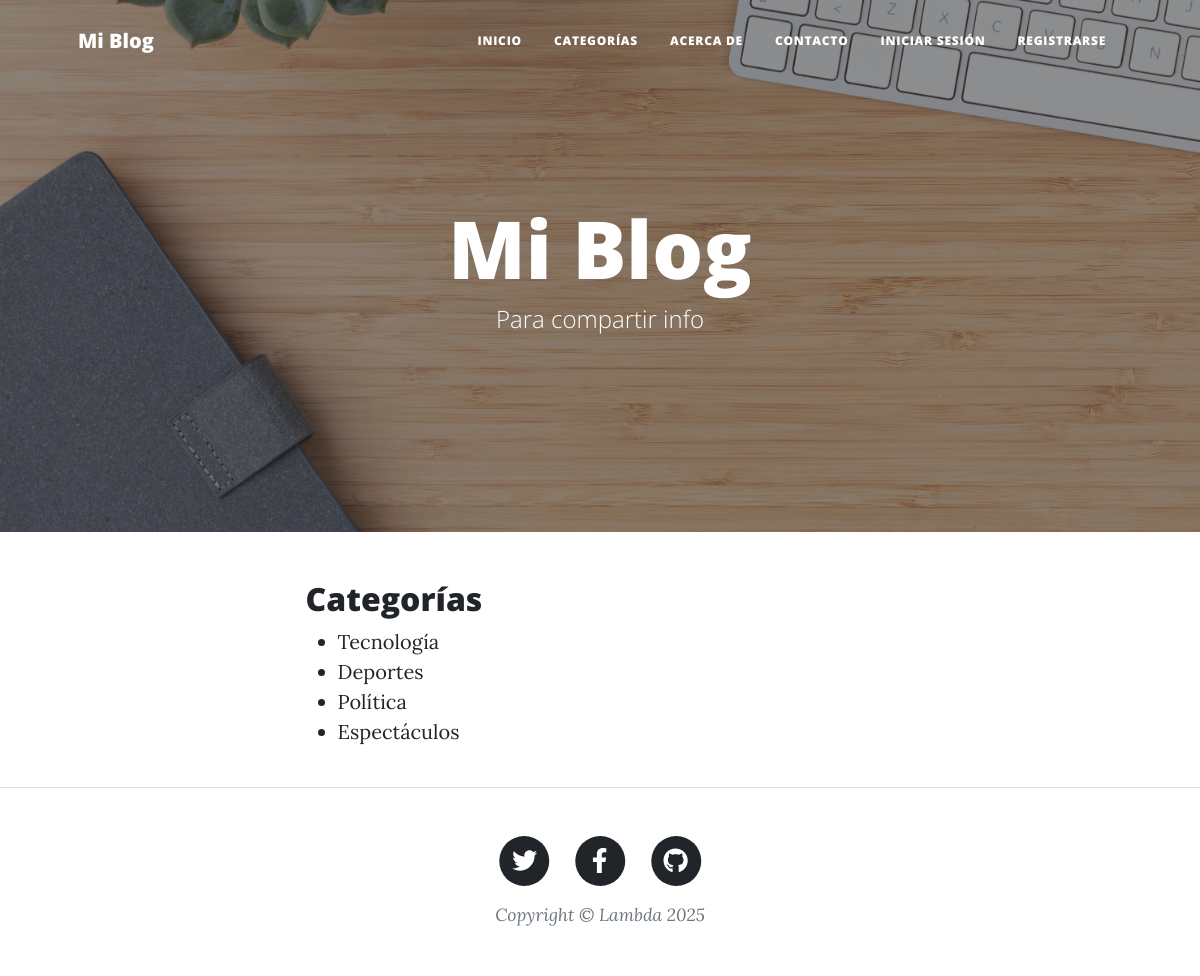
Page /categorias/ on the committed database.
### blog/models.py (models this page shows, shortened)
class Categoria(models.Model):
    nombre = models.CharField(max_length=100)

### blog/views.py (the view)
# urls.py: path('categorias/', views.categorias, name='categorias'),
def categorias(request):
    categorias = Categoria.objects.all()
    return render(request, 'blog/categorias.html', {'categorias': categorias})

### blog/templates/blog/categorias.html (shortened to what this page needs)
{% extends 'blog/base.html' %}
{% block contenido %}
<main class="mb-4">
            <div class="container px-4 px-lg-5">
                <div class="row gx-4 gx-lg-5 justify-content-center">
                    <div class="col-md-10 col-lg-8 col-xl-7">
<h2>Categorías</h2>
<ul>
    {% for categoria in categorias %}
        <li>
            <a href="{% url 'articulos_por_categoria' categoria.id %}">{{ categoria.nombre }}</a>
        </li>
    {% empty %}
        <li>No hay categorías aún.</li>
    {% endfor %}
</ul>
</div>
                </div>
            </div>
        </main>
{% endblock %}

### rows in the picture
Categoria: nombre "Tecnología"
Categoria: nombre "Deportes"
Categoria: nombre "Política"
Categoria: nombre "Espectáculos"
